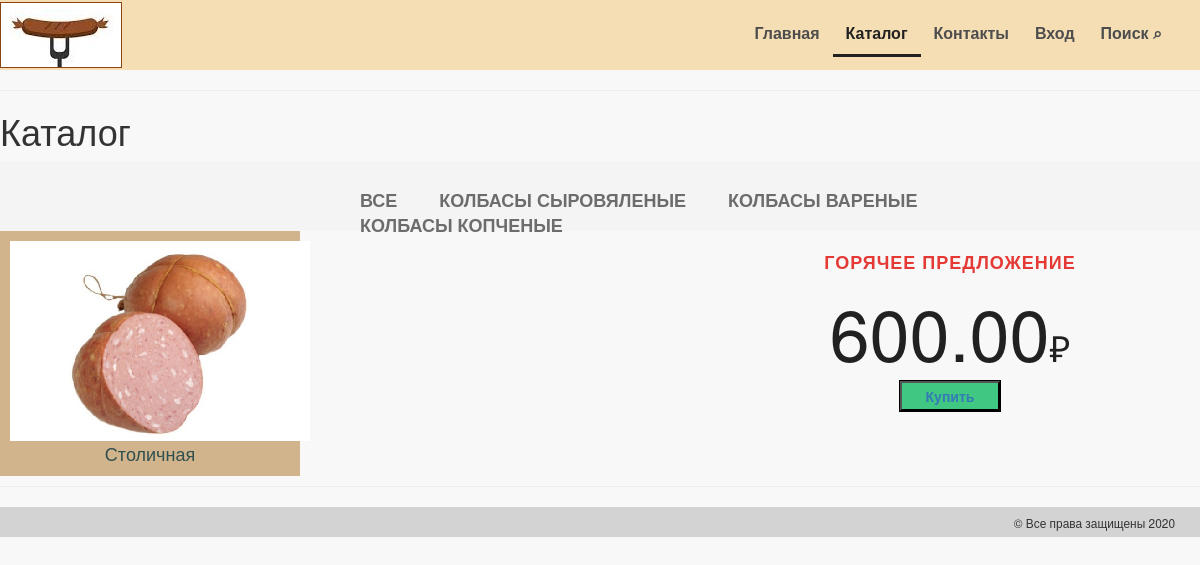
Page /catalog/ on the committed database.
### mainapp/models.py (models this page shows, shortened)
class ProductCategory(models.Model):
    name = models.CharField(verbose_name='имя', max_length=128)
    description = models.TextField(verbose_name='описание', blank=True)
    is_active = models.BooleanField(default=True)

class Product(models.Model):
    category = models.ForeignKey(ProductCategory, on_delete=models.CASCADE, verbose_name='категория продукта')
    name = models.CharField(verbose_name='имя продукта', max_length=128)
    image = models.ImageField(upload_to='products_images', blank=True)
    short_desc = models.CharField(verbose_name='краткое описание продукта', max_length=64, blank=True)
    description = models.TextField(verbose_name='описание продукта', blank=True)
    price = models.DecimalField(verbose_name='цена продукта', max_digits=8, decimal_places=2, default=0)
    quantity = models.IntegerField(verbose_name='количество на складе', default=0)
    is_active = models.BooleanField(default=True)

### mainapp/views.py (the view)
# urls.py: path('catalog/', mainapp.catalog, name='catalog'),
def catalog(request):
    hot_product = get_hot_product()
    context = {
        'page_title': 'каталог',
        'hot_product': hot_product,
    }
    return render(request, 'mainapp/catalog.html', context)

### mainapp/context_processors.py (called while the page is built)
def catalog_menu(request):
    return {'catalog_menu': ProductCategory.objects.filter(is_active=True)}

### mainapp/views.py (called while the page is built)
def get_hot_product():
    products = Product.objects.all()
    return choice(products)

### mainapp/templates/mainapp/catalog.html (shortened to what this page needs)
{% extends 'mainapp/common.html' %}
{% load static %}
{% block content %}
    {% include 'mainapp/includes/inc__menu.html' %}
    <hr>
    <h1>Каталог</h1>
    {% include 'mainapp/includes/inc__catalog_menu.html' %}
    <figure><img src="/media/{{ hot_product.image }}" width="300" height="200" alt="{{ hot_product.name }}">
        <figcaption><a href="{% url 'main:product_page' pk=hot_product.pk %}">{{ hot_product.name }}</a>
        </figcaption>
    </figure>
    <div class="description">
        <h3 class="red">горячее предложение</h3>
        <p class="price">{{ hot_product.price }}<span>&#8381;</span></p>
        <form>
            <p id="button_buy">
                <a href="{% url 'basket:add' pk=hot_product.pk %}">
                    <input type="button" value="Купить" class="buy">
                </a>
            </p>
        </form>
    </div>
{% endblock %}

### mainapp/templates/mainapp/includes/inc__catalog_menu.html
<div class="links clearfix">
    <ul class="links-menu">
        <li>
            <a href="{% url 'main:category' pk=0 %}"
               class="{% if request.resolver_match.kwargs.pk == 0 %}active{% endif %} ">
                все
            </a>
        </li>
        {% for category in catalog_menu %}
            <li>
                <a href="{% url 'main:category' pk=category.pk %}"
                   class="{% if request.resolver_match.kwargs.pk|add:0 == category.pk %}active{% endif %} ">
                    {{ category.name }}
                </a>
            </li>
        {% endfor %}
    </ul>
</div>

### static/css/style.css (style rules this page uses)
* { margin: 0; padding: 0; }
body { background-color: #f8f8f8; }
figure { background: #D2B48C; padding: 10px; width: 300px; float: left; margin: 0 10px 10px 0; text-align: center; }
figcaption a { color: #2F4F4F; text-decoration: none; font-size: 18px; }
#button_buy { text-align: center; }
.buy { font-weight: 700; background: rgb(64,199,129); height:30px; width: 100px; outline: 1px solid #000; cursor:pointer; }
.clearfix:after { content: ""; display: block; clear: both; }
.links { height: 70px; background-color: #f4f4f4; position: relative; padding-left: 360px; }
.links-menu { margin: 27px auto 0; position: absolute; }
.links-menu li { float: left; list-style-type: none; padding-right: 42px; }
.links-menu li a { text-decoration: none; color: #6c6c6c; font-size: 18px; font-weight: 700; text-transform: uppercase; }
.description { width: 535px; float: right; padding-left: 35px }
.description .red { text-transform: uppercase; color: #e53935; font-size: 18px; font-weight: 700; text-align: center; letter-spacing: 1px; line-height: 17px; margin-top: 23px; margin-bottom: 36px; }
.description .price { color: #212121; font-size: 72px; font-weight: 300; line-height: 48px; text-align: center; }
.description .price span { color: #212121; font-size: 36px; font-weight: 300; line-height: 48px; text-align: center; }

### rows in the picture
ProductCategory: name "КОЛБАСЫ СЫРОВЯЛЕНЫЕ"
ProductCategory: name "КОЛБАСЫ ВАРЕНЫЕ"
ProductCategory: name "КОЛБАСЫ КОПЧЕНЫЕ"
Product: image (picture), name "Столичная", price "600.00"
